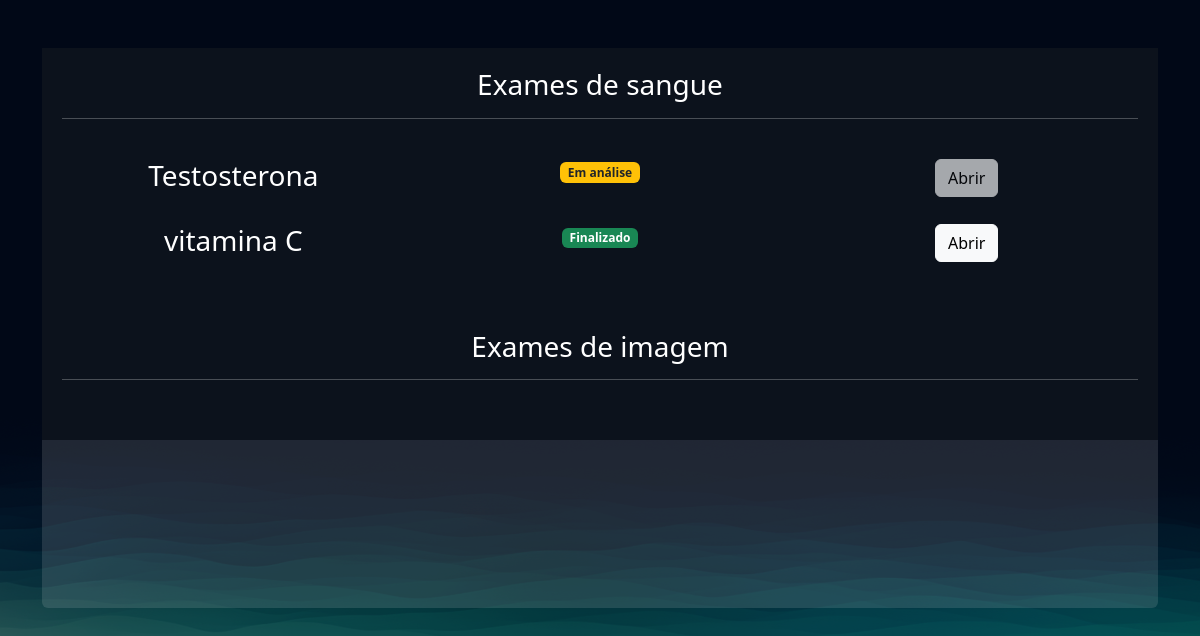
Page /exames/gerenciar_exames/ (signed in) on the earlier database version.
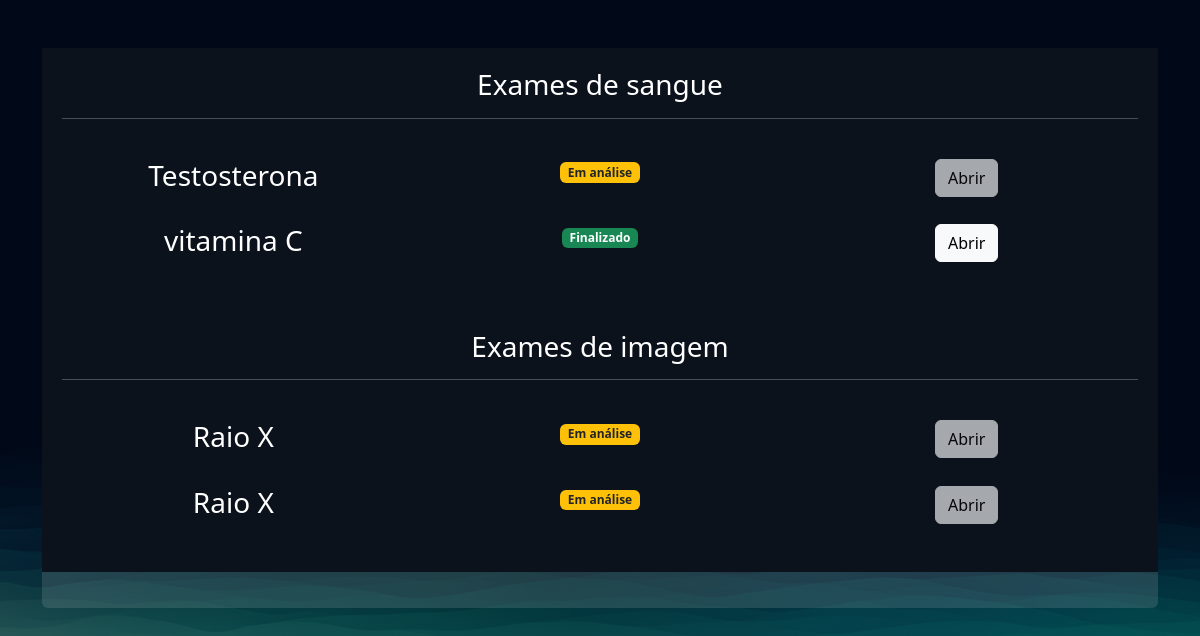
Same page on the later database version.
### exames/models.py (models this page shows, shortened)
class SolicitacaoExame(models.Model):
    choice_status = (
      ('E', 'Em análise'),
      ('F', 'Finalizado')
    )
    usuario = models.ForeignKey(User, on_delete=models.DO_NOTHING)
    exame = models.ForeignKey(TiposExames, on_delete=models.DO_NOTHING)
    status = models.CharField(max_length=2, choices=choice_status)
    resultado = models.FileField(upload_to="resultados", null=True, blank=True)
    requer_senha = models.BooleanField(default=False)
    senha = models.CharField(max_length=16, null=True, blank=True)
    def __str__(self):
        return f'{self.usuario} | {self.exame.nome}'
    def badge_template(self):
        if self.status == "E":
            classes = 'bg-warning text-dark '
            texto = "Em análise"
        elif self.status == "F":
            classes = 'bg-success'
            texto = "Finalizado"
        return mark_safe (f'<span class="badge {classes}">{texto}</span>')

class TiposExames(models.Model):
    tipo_choices = (
        ('I', 'Exame de imagem'),
        ('S', 'Exame de sangue')
    )
    nome = models.CharField(max_length=50)
    tipo = models.CharField(max_length=1, choices=tipo_choices)
    preco = models.FloatField()
    disponivel = models.BooleanField(default=True)
    horario_inicial = models.IntegerField()
    horario_final = models.IntegerField()

### exames/views.py (the view)
# urls.py: path('gerenciar_exames/', views.gerenciar_exames, name="gerenciar_exames"),
@login_required
def gerenciar_exames(request):
    exames = SolicitacaoExame.objects.filter()
    print(exames)
    return render(request, 'gerenciar_exames.html', {'exames':exames})

### exames/templates/gerenciar_exames.html (shortened to what this page needs)
{% extends "bases/base.html" %}
{% load static %}
{% block 'head' %}
<link href="{% static 'exames/css/css.css' %}" rel="stylesheet" />
<link href="{% static 'exames/css/gerenciar_pedidos.css' %}" rel="stylesheet" />
<link href="{% static 'exames/css/gerenciar_exames.css' %}" rel="stylesheet" />
{% endblock 'head' %}
{% block 'conteudo' %}
<br>
<br>
<div class="container">
  <div class="card card-view">
    <div class="sub-card">
      <h3>Exames de sangue</h3>
      <hr>
      <br>
      {% for exame in exames %}
            {% if exame.exame.tipo == 'S'%}
            <div class="row">
                <div class="col-md"><h3>{{exame.exame.nome}}<h3></div>
                <div class="col-md">
                    {{exame.badge_template}}
                </div>
                <div class="col-md">
                  {% if exame.status == 'F' %}
                      <a href="{% url 'permitir_abrir_exame' exame.id %}" class="btn btn-light">Abrir</a>
                  {% else %}
                      <a href="#" class="btn btn-light disabled">Abrir</a>
                  {% endif %}
                </div>
            </div>
            <br>
            {% endif %}
       {% endfor %}
    </div>
    <div class="sub-card">
      <h3>Exames de imagem</h3>
      <hr>
      <br>
      {% for exame in exames %}
      {% if exame.exame.tipo == 'I'%}
      <div class="row">
          <div class="col-md"><h3>{{exame.exame.nome}}<h3></div>
          <div class="col-md">
              {{exame.badge_template}}
          </div>
          <div class="col-md">
            {% if exame.status == 'F' %}
                <a href="{% url 'permitir_abrir_exame' exame.id %}" class="btn btn-light">Abrir</a>
            {% else %}
                <a href="#" class="btn btn-light disabled">Abrir</a>
            {% endif %}
          </div>
      </div>
      <br>
      {% endif %}
 {% endfor %}
    </div>
  </div>
</div>
{% endblock 'conteudo' %}

Differences in the rows shown:
added SolicitacaoExame: exame.nome "Raio X", badge_template "Em análise", shows "Abrir", shown under "Exames de imagem"
added SolicitacaoExame: exame.nome "Raio X", badge_template "Em análise", shows "Abrir", shown under "Exames de imagem"
